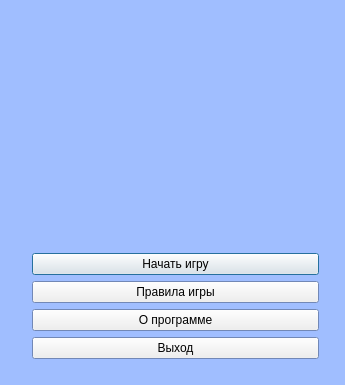
<?xml version="1.0" encoding="UTF-8"?>
<ui version="4.0">
 <class>FirstWindow</class>
 <widget class="QDialog" name="FirstWindow">
  <property name="geometry">
   <rect>
    <x>0</x>
    <y>0</y>
    <width>345</width>
    <height>385</height>
   </rect>
  </property>
  <property name="palette">
   <palette>
    <active>
     <colorrole role="Base">
      <brush brushstyle="SolidPattern">
       <color alpha="255">
        <red>255</red>
        <green>255</green>
        <blue>255</blue>
       </color>
      </brush>
     </colorrole>
     <colorrole role="Window">
      <brush brushstyle="SolidPattern">
       <color alpha="255">
        <red>160</red>
        <green>190</green>
        <blue>255</blue>
       </color>
      </brush>
     </colorrole>
    </active>
    <inactive>
     <colorrole role="Base">
      <brush brushstyle="SolidPattern">
       <color alpha="255">
        <red>255</red>
        <green>255</green>
        <blue>255</blue>
       </color>
      </brush>
     </colorrole>
     <colorrole role="Window">
      <brush brushstyle="SolidPattern">
       <color alpha="255">
        <red>160</red>
        <green>190</green>
        <blue>255</blue>
       </color>
      </brush>
     </colorrole>
    </inactive>
    <disabled>
     <colorrole role="Base">
      <brush brushstyle="SolidPattern">
       <color alpha="255">
        <red>160</red>
        <green>190</green>
        <blue>255</blue>
       </color>
      </brush>
     </colorrole>
     <colorrole role="Window">
      <brush brushstyle="SolidPattern">
       <color alpha="255">
        <red>160</red>
        <green>190</green>
        <blue>255</blue>
       </color>
      </brush>
     </colorrole>
    </disabled>
   </palette>
  </property>
  <property name="mouseTracking">
   <bool>false</bool>
  </property>
  <property name="windowTitle">
   <string>Cookies</string>
  </property>
  <property name="windowIcon">
   <iconset>
    <normaloff>:/img/cookie1.png</normaloff>:/img/cookie1.png</iconset>
  </property>
  <widget class="QWidget" name="layoutWidget">
   <property name="geometry">
    <rect>
     <x>10</x>
     <y>0</y>
     <width>331</width>
     <height>381</height>
    </rect>
   </property>
   <layout class="QVBoxLayout" name="verticalLayout_3">
    <item>
     <layout class="QVBoxLayout" name="verticalLayout">
      <item>
       <widget class="QLabel" name="write1">
        <property name="text">
         <string/>
        </property>
        <property name="pixmap">
         <pixmap resource="recources.qrc">:/images/images/write.png</pixmap>
        </property>
       </widget>
      </item>
      <item>
       <layout class="QHBoxLayout" name="horizontalLayout">
        <item>
         <spacer name="horizontalSpacer">
          <property name="orientation">
           <enum>Qt::Horizontal</enum>
          </property>
          <property name="sizeHint" stdset="0">
           <size>
            <width>40</width>
            <height>20</height>
           </size>
          </property>
         </spacer>
        </item>
        <item>
         <widget class="QLabel" name="write2">
          <property name="text">
           <string/>
          </property>
          <property name="pixmap">
           <pixmap resource="recources.qrc">:/images/images/write1.png</pixmap>
          </property>
         </widget>
        </item>
        <item>
         <spacer name="horizontalSpacer_2">
          <property name="orientation">
           <enum>Qt::Horizontal</enum>
          </property>
          <property name="sizeHint" stdset="0">
           <size>
            <width>40</width>
            <height>20</height>
           </size>
          </property>
         </spacer>
        </item>
       </layout>
      </item>
     </layout>
    </item>
    <item>
     <spacer name="verticalSpacer">
      <property name="orientation">
       <enum>Qt::Vertical</enum>
      </property>
      <property name="sizeHint" stdset="0">
       <size>
        <width>17</width>
        <height>13</height>
       </size>
      </property>
     </spacer>
    </item>
    <item>
     <layout class="QHBoxLayout" name="horizontalLayout_2">
      <item>
       <spacer name="horizontalSpacer_3">
        <property name="orientation">
         <enum>Qt::Horizontal</enum>
        </property>
        <property name="sizeHint" stdset="0">
         <size>
          <width>40</width>
          <height>20</height>
         </size>
        </property>
       </spacer>
      </item>
      <item>
       <widget class="QLabel" name="pic">
        <property name="text">
         <string/>
        </property>
        <property name="pixmap">
         <pixmap resource="recources.qrc">:/images/images/cookie1.png</pixmap>
        </property>
       </widget>
      </item>
      <item>
       <spacer name="horizontalSpacer_4">
        <property name="orientation">
         <enum>Qt::Horizontal</enum>
        </property>
        <property name="sizeHint" stdset="0">
         <size>
          <width>40</width>
          <height>20</height>
         </size>
        </property>
       </spacer>
      </item>
     </layout>
    </item>
    <item>
     <spacer name="verticalSpacer_2">
      <property name="orientation">
       <enum>Qt::Vertical</enum>
      </property>
      <property name="sizeHint" stdset="0">
       <size>
        <width>20</width>
        <height>40</height>
       </size>
      </property>
     </spacer>
    </item>
    <item>
     <widget class="QSplitter" name="splitter">
      <property name="orientation">
       <enum>Qt::Vertical</enum>
      </property>
      <widget class="QWidget" name="layoutWidget">
       <layout class="QVBoxLayout" name="verticalLayout_2">
        <item>
         <widget class="QPushButton" name="startButton">
          <property name="text">
           <string>Начать игру</string>
          </property>
         </widget>
        </item>
        <item>
         <widget class="QPushButton" name="toolsButton">
          <property name="text">
           <string>Правила игры</string>
          </property>
         </widget>
        </item>
        <item>
         <widget class="QPushButton" name="aboutButton">
          <property name="text">
           <string>О программе</string>
          </property>
         </widget>
        </item>
        <item>
         <widget class="QPushButton" name="exitButton">
          <property name="text">
           <string>Выход</string>
          </property>
         </widget>
        </item>
       </layout>
      </widget>
     </widget>
    </item>
   </layout>
  </widget>
 </widget>
 <layoutdefault spacing="6" margin="11"/>
 <resources>
  <include location="recources.qrc"/>
 </resources>
 <connections/>
</ui>
